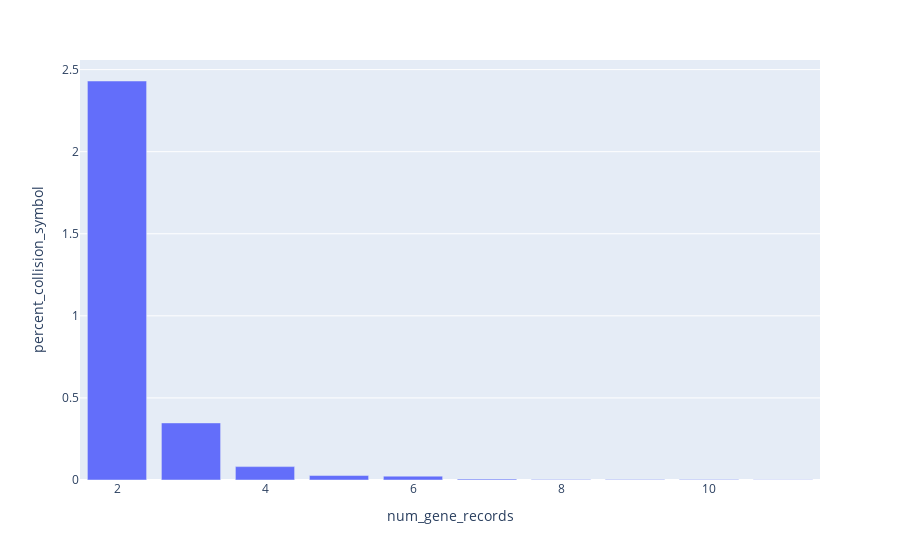

Here is the notebook cell this chart was saved with:
### Code cell
create_aa_collision_histogram(aa_collision_gene_ensg_df, "ENSG", ensg_alias_count)

### Figure 1 — Plotly figure (JSON) as saved in the notebook; plotly's stock layout.template omitted (floating-point values rounded to 4 significant figures)
{"data": [{"alignmentgroup": "True", "hovertemplate": "num_gene_records=%{x}<br>percent_collision_symbol=%{y}<extra></extra>", "legendgroup": "", "marker": {"color": "#636efa", "pattern": {"shape": ""}}, "name": "", "offsetgroup": "", "orientation": "v", "showlegend": false, "textposition": "auto", "type": "bar", "x": [2, 3, 4, 5, 6, 7, 8, 9, 10, 11], "xaxis": "x", "y": [2.431, 0.3477, 0.0815, 0.02717, 0.02355, 0.005434, 0.003622, 0.003622, 0.003622, 0.001811], "yaxis": "y"}], "layout": {"barmode": "relative", "legend": {"tracegroupgap": 0}, "margin": {"t": 60}, "xaxis": {"anchor": "y", "domain": [0, 1], "title": {"text": "num_gene_records"}}, "yaxis": {"anchor": "x", "domain": [0, 1], "title": {"text": "percent_collision_symbol"}}}}
